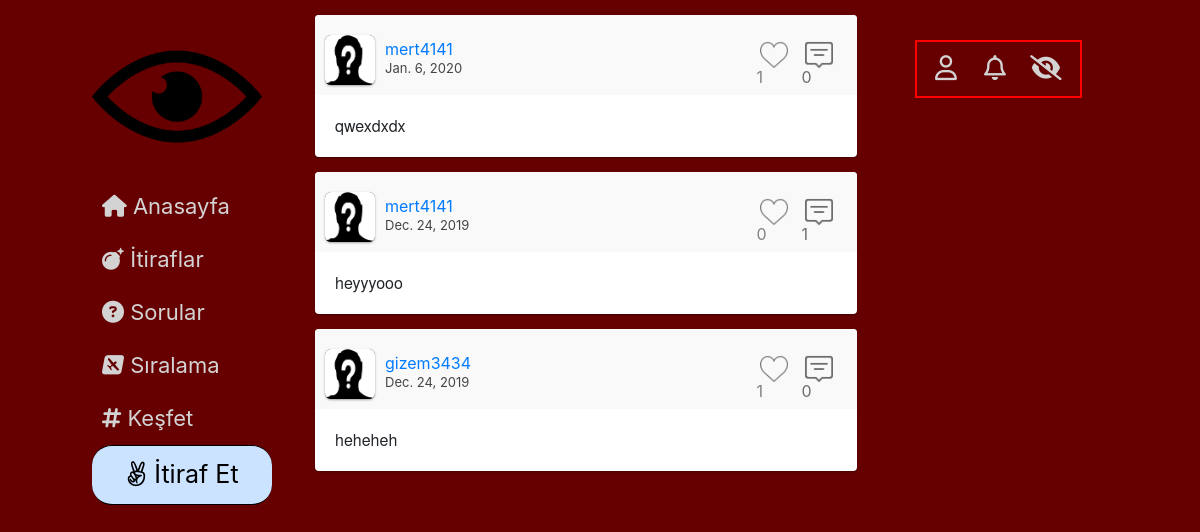
Page / (signed in) on the earlier database version.
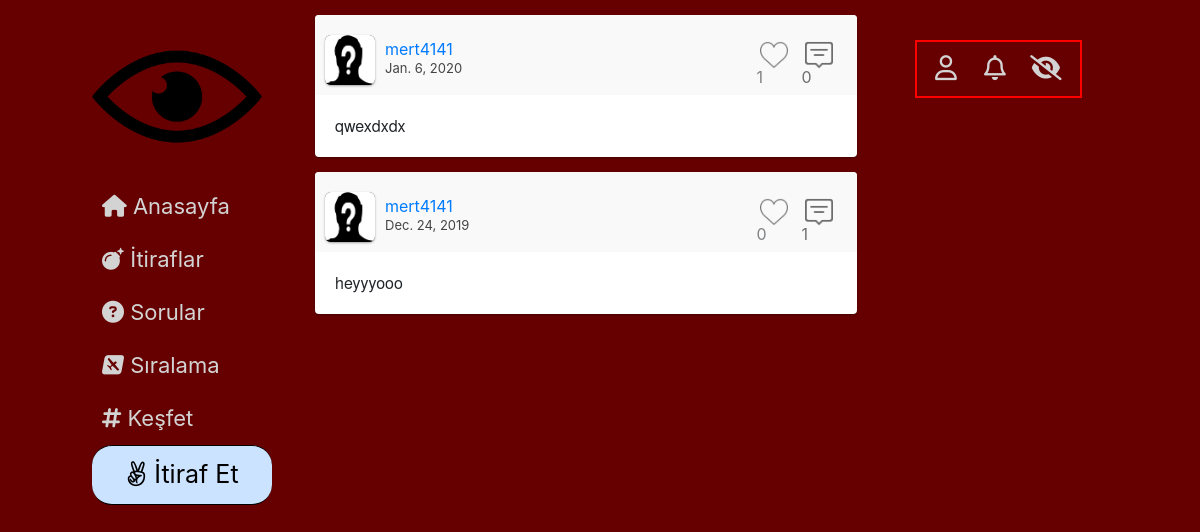
Same page on the later database version.
### website/models.py (models this page shows, shortened)
class Post(models.Model):
    Post_Type = (
        ('Post', 'Post'),
        ('Soru', 'Soru'),
        ('Yorum', 'Yorum')
    )
    Category = (
        ('Aşk', 'Aşk'),
        ('Dost Kazığı', 'Dost Kazığı'),
        ('Avcılar', 'Avcılar'),
        ('Civcivler', 'Civcivler'),
        ('Profesyonellik içerenler', 'Profesyonellik içerenler'),
        ('Diğer', 'Diğer')
    )
    publish_by = models.ForeignKey(UserProfile, on_delete=models.CASCADE)
    post_type = models.CharField(max_length=20, choices=Post_Type)
    category = models.CharField(max_length=50, choices=Category)
    publish_date = models.DateField()
    content = models.TextField(max_length=2000)
    likes = models.ManyToManyField(User, blank=True, related_name='post_likes')
    replycount = models.IntegerField(default=0)
    def get_reply_url(self):
        return f"/cevapla/{self.pk}/"
    def get_like_api_url(self):
        return f"/begen/api/{self.pk}/"

class UserProfile(models.Model):
    GENDER = (
        ('E', 'Erkek'),
        ('K', 'Kadın'),
    )
    FACULTY = (
        ('Mühendislik', 'Mühendislik'),
        ('Mimarlık', 'Mimarlık'),
        ('Fen-Edebiyat', 'Fen-Edebiyat'),
        ('İktisadi-İdari', 'İktisadi-İdari'),
        ('Güzel Sanatlar', 'Güzel Sanatlar')
    )
    gender = models.CharField(max_length=1, choices=GENDER)
    faculty = models.CharField(max_length=20, choices=FACULTY)
    birthdate = models.DateField()
    createdat = models.DateField()
    following = models.ManyToManyField('self', symmetrical=False, through='Follower_List')
    postCount = models.IntegerField(blank=True, null=True)
    point = models.IntegerField(default=0)
    user = models.ForeignKey(User, on_delete=models.CASCADE)
    def get_profile_url(self):
        return f"/profil/{self.pk}/"

### website/views.py (the view)
    def wrapper(request, *args, **kw):
        user = request.user
        if not user.is_authenticated:
            return redirect('login')
        else:
            return function(request, *args, **kw)

### website/views.py (called while the page is built)
def my_login_required(function):
    def wrapper(request, *args, **kw):
        user = request.user
        if not user.is_authenticated:
            return redirect('login')
        else:
            return function(request, *args, **kw)
    return wrapper

@my_login_required
def home_view(request):
    user_profile = UserProfile.objects.get(user=request.user)
    post_list = Post.objects.none()
    for user in user_profile.following.all():
        post_list = post_list | Post.objects.all().filter(post_type='Post', publish_by=user).all()
    page = request.GET.get('page', 1)
    paginator = Paginator(post_list, 20)
    try:
        posts = paginator.page(page)
    except PageNotAnInteger:
        posts = paginator.page(1)
    except EmptyPage:
        posts = paginator.page(paginator.num_pages)
    return render(request, 'anasayfa.html', {'post_list': posts})

### templates/anasayfa.html (shortened to what this page needs)
{% extends 'base.html' %}
{% block content %}
            <div id="main-window">
                {% for post in post_list reversed%}
		{% include "classic-post.html" with post=post%}
                {% endfor %}
 </div>
{% endblock %}

### templates/classic-post.html (shortened to what this page needs)
{% load static %}
 <div class="post">
                    <div class="user">
                        <div class="user-img"> {% ifequal post.publish_by.gender 'E' %}
              <img src="{% static 'media/erkek.png' %}" alt="profil resmi">
          {% endifequal %}
          </div>
                        <div class="user-info">
                            <a href="{{ post.publish_by.get_profile_url }}"><div class="user-name">{{ post.publish_by.user.username }}</div></a>
                            <span class="post-date">{{post.publish_date}}</span>
                        </div>
                        <div class="actions">
                            {% if request.user in post.likes.all %}
                               <span> <a  data-href="{{ post.get_like_api_url }}"  data-likes={{ post.likes.count }} class="like_button">  <span class="like-red like-ch" > <div class="like-count">{{ post.likes.count }}</div></span> </a></span>
                            {% else %}
                              <span><a  data-href="{{ post.get_like_api_url }}"  data-likes={{ post.likes.count }} class="like_button"> <span class="no-like like-ch" id="like"><div class="like-count">{{ post.likes.count }}</div></span></a></span>
                            {% endif %}
                           <span id="comment-span"> <a href="{{ post.get_reply_url }}"><span class="comment" ><div id="comment-count"> {{ post.replycount }}</div> </span></a></span>
                        </div>
                    </div>
                    <div class="content">
                       {{ post.content }}
                    </div>
                </div>

Differences in the rows shown:
removed Post: publish_by.user.username "gizem3434", publish_date "Dec. 24, 2019", likes.count "1", replycount "0", content "heheheh"
